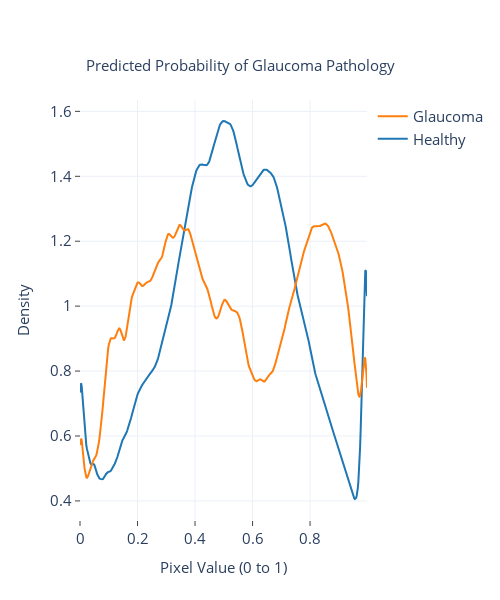

The cell this chart's notebook holds for it:
### Code cell
hist_data = [np.ravel(healthy_pixels), np.ravel(glaucoma_pixels)]
group_labels = ['Healthy', 'Glaucoma']
colors = ['#1f77b4', '#ff7f0e']


fig = ff.create_distplot(hist_data, group_labels, show_hist=False, show_rug=False, colors=colors)

# Add title
fig.update_layout(width=500,
                  height=600,
                  title_text='Predicted Probability of Glaucoma Pathology',
                  title_y=0.9,
                  title_x=0.48,
                  plot_bgcolor='white',
                  template='plotly_white',
                  legend=dict(font=dict(size=15)),
                  title_font=dict(size=15))

fig.update_xaxes(title='Pixel Value (0 to 1)', title_font_size=15, tickfont_size=15, ticks='outside')
fig.update_yaxes(title='Density', title_font_size=15, tickfont_size=15, ticks='outside')

fig.show()

### Figure 1 — Plotly figure (JSON) as saved in the notebook; plotly's stock layout.template omitted (floating-point values rounded to 4 significant figures; data arrays with more than 128 entries replaced by an {"elided": "..."} marker saying what was removed)
{"data": [{"legendgroup": "Healthy", "marker": {"color": "#1f77b4"}, "mode": "lines", "name": "Healthy", "showlegend": true, "type": "scatter", "x": {"elided": "500 float values"}, "xaxis": "x", "y": {"elided": "500 float values"}, "yaxis": "y"}, {"legendgroup": "Glaucoma", "marker": {"color": "#ff7f0e"}, "mode": "lines", "name": "Glaucoma", "showlegend": true, "type": "scatter", "x": {"elided": "500 float values"}, "xaxis": "x", "y": {"elided": "500 float values"}, "yaxis": "y"}], "layout": {"barmode": "overlay", "height": 600, "hovermode": "closest", "legend": {"font": {"size": 15}, "traceorder": "reversed"}, "plot_bgcolor": "white", "title": {"font": {"size": 15}, "text": "Predicted Probability of Glaucoma Pathology", "x": 0.48, "y": 0.9}, "width": 500, "xaxis": {"anchor": "y2", "autorange": true, "domain": [0, 1], "range": [0, 0.998], "tickfont": {"size": 15}, "ticks": "outside", "title": {"font": {"size": 15}, "text": "Pixel Value (0 to 1)"}, "type": "linear", "zeroline": false}, "yaxis": {"anchor": "free", "autorange": true, "domain": [0, 1], "position": 0, "range": [0.3412, 1.635], "tickfont": {"size": 15}, "ticks": "outside", "title": {"font": {"size": 15}, "text": "Density"}, "type": "linear"}}}
